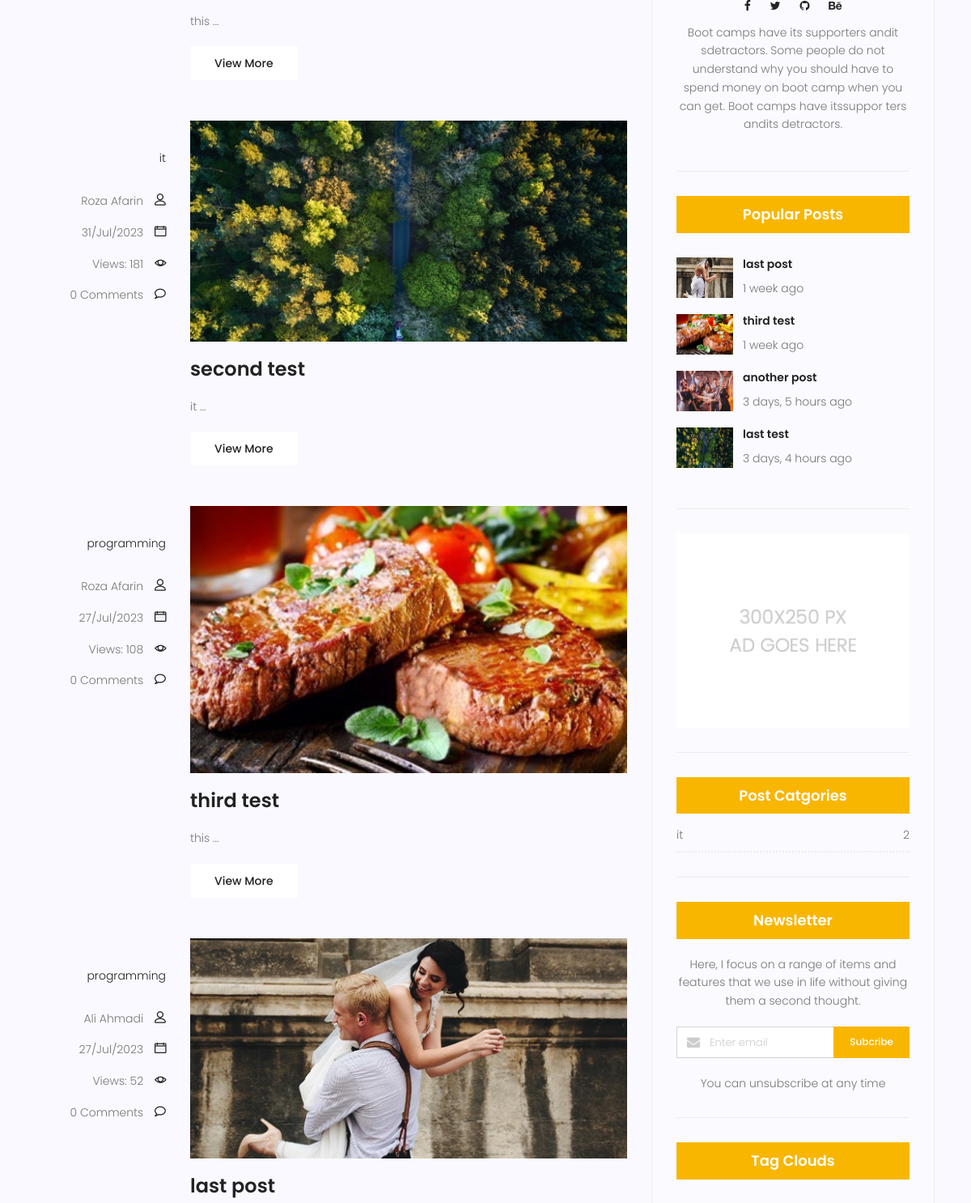
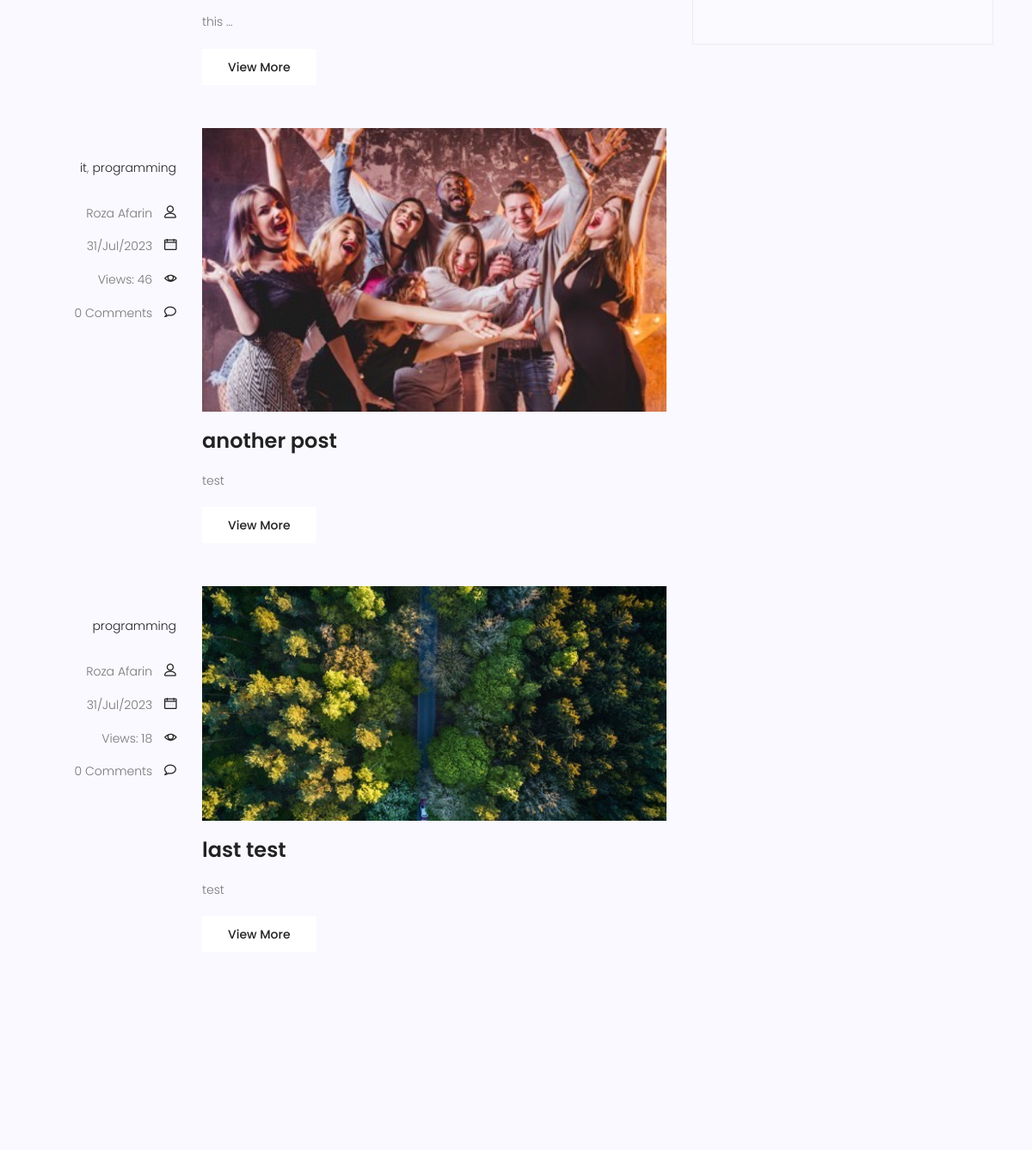
The app's page /blog/search/ (middle part), older data (2 pictures, top to bottom).
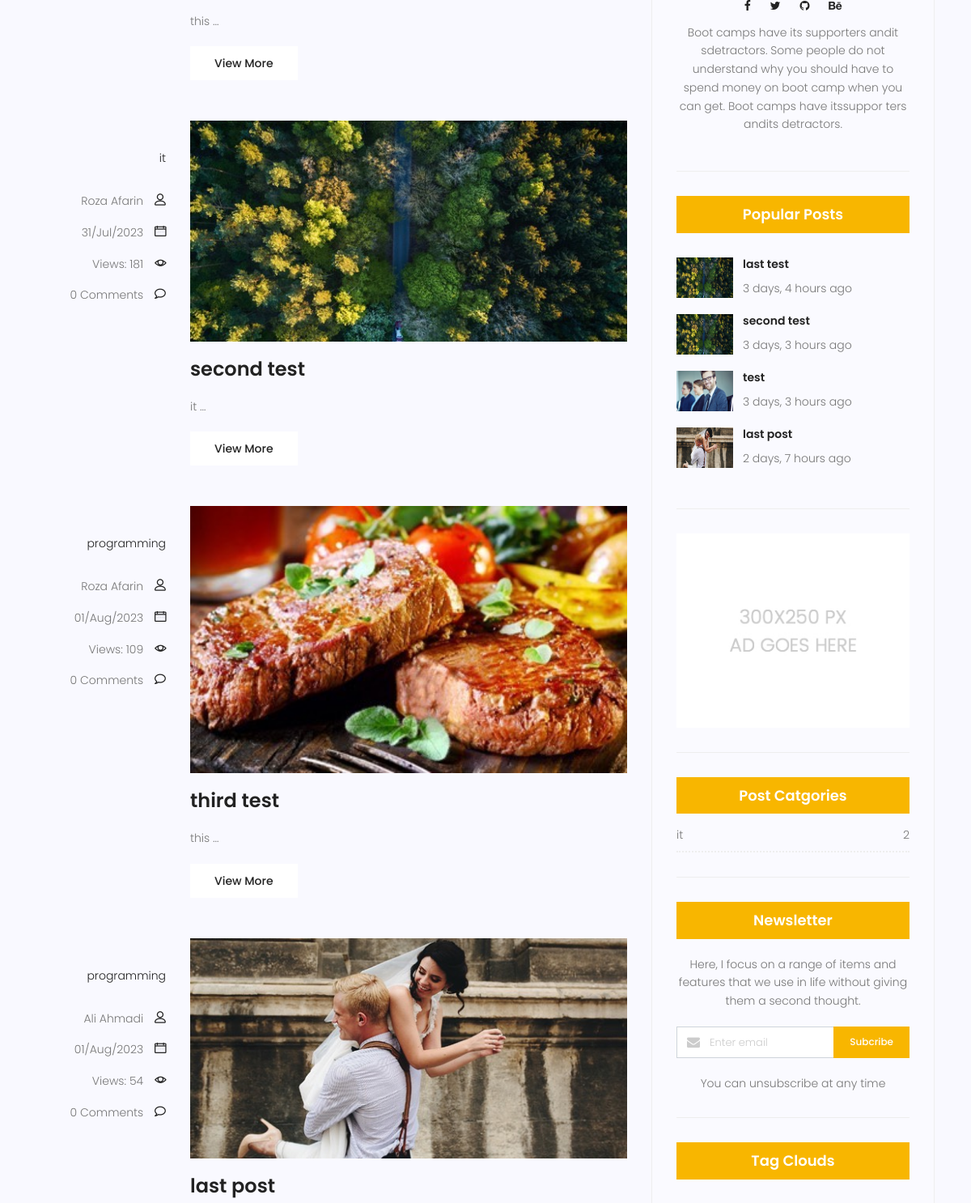
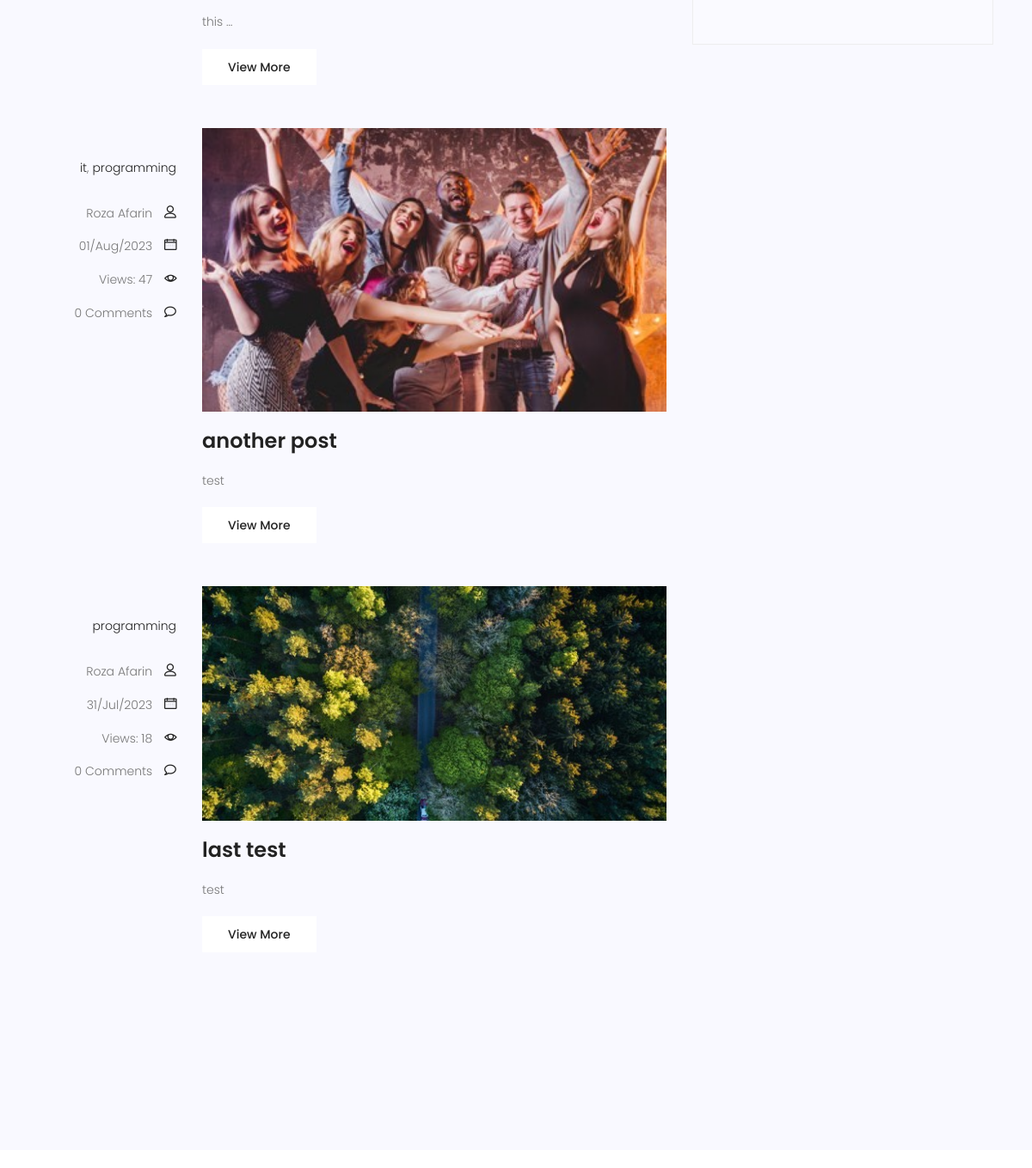
The same page, newer data (2 pictures, top to bottom).
### blog/models.py (models this page shows, shortened)
class post(models.Model):
    image = models.ImageField(upload_to='blog',default='blog/default.jpg')
    author = models.ForeignKey(User,on_delete=models.SET_NULL,null=True)
    title = models.CharField(max_length = 255)
    content = models.TextField()
    tags = TaggableManager()
    category = models.ManyToManyField(Category)
    conted_vies = models.IntegerField(default = 0)
    status = models.BooleanField(default = False)
    published_date = models.DateTimeField(auto_now = True)
    created_date = models.DateTimeField(auto_now_add = True)
    updated_date = models.DateTimeField(auto_now = True)
    hit_count_generic = GenericRelation(HitCount, object_id_field='object_pk',
    related_query_name='hit_count_generic_relation')
    '''
    def get_absolute_url(self):
        return reverse('blog:detail',kwargs={'pk':self.id})
    '''

class Category(models.Model) :
    name = models.CharField(max_length=255)
    def __str__(self):
        return self.name

### blog/views.py (the view)
# urls.py: path('search/',blog_search,name='search'),
def blog_search(request):
    posts = post.objects.filter(published_date__lte=timezone.now(),status = 1)
    if request.method=='GET':
        if s:= request.GET.get('s'):
            posts = posts.filter(content__contains=s)
    context = {'posts':posts}
    return render(request,'blog/blog-home.html',context)#template

### blog/templatetags/custom_tags.py (called while the page is built)
@register.simple_tag(name='comment_count')
def count_comments(pid):
    posts = post.objects.get(id=pid)
    return Comment.objects.filter(post=posts).count()

@register.inclusion_tag('blog/latest-posts.html')
def latestposts(arg=2):
    posts = post.objects.filter(status=1).order_by('published_date')[:arg]
    return {'posts':posts}

@register.inclusion_tag('blog/post-cat.html')
def postcategories():
    posts = post.objects.filter(status=1)
    categories = Category.objects.all()
    cat_dict = {}
    for cat in categories:
        cat_dict[cat] = posts.filter(category=cat).count()
        return {'cat':cat_dict}

### templates/blog/blog-home.html (shortened to what this page needs)
{% extends 'base.html'%}
{% load hitcount_tags %}
{% load static %}
{% block content%}
{% load custom_tags %}
<section class="post-content-area">
	<div class="container">
		<div class="row">
			<div class="col-lg-8 posts-list">
				{%for post in posts%}
				<div class="single-post row">
					<div class="col-lg-3  col-md-3 meta-details">
						<ul class="tags">
							{% for cat in post.category.all %}
								<li><a href="{% url 'blog:category' cat_name=cat.name %}">{{cat.name}}</a>{% if not forloop.last %},{% endif %}</li>
							{% endfor %}
						</ul>
						<div class="user-details row">
							<p class="user-name col-lg-12 col-md-12 col-6"><a href="{% url 'blog:author' author_username=post.author.username %}">{{post.author.get_full_name}}</a> <span
									class="lnr lnr-user"></span></p>
							<p class="date col-lg-12 col-md-12 col-6"><a href="#">{{post.published_date|date:'d/M/Y'}}</a> <span
									class="lnr lnr-calendar-full"></span></p>
							<p class="view col-lg-12 col-md-12 col-6"><a href="#">Views: {{post.conted_vies}}</a> <span
									class="lnr lnr-eye"></span></p>
							<p class="comments col-lg-12 col-md-12 col-6"><a href="#">{% comment_count post.id %} Comments</a> <span
									class="lnr lnr-bubble"></span></p>
						</div>
					</div>
					<div class="col-lg-9 col-md-9 ">
						<div class="feature-img">
							<img class="img-fluid" src="{{post.image.url}}" alt="">
						</div>
						<a class="posts-title" href="{% url 'blog:detail' pk=post.id %}">
							<h3>{{post.title}}</h3>
						</a>
						<p class="excert">
							{{post.content|truncatewords:1}}
						</p>
						<a href="{% url 'blog:detail' pk=post.id %}" class="primary-btn">View More</a>
					</div>
				</div>
                {% endfor %}
				<nav class="blog-pagination justify-content-center d-flex">
			</div>
			<div class="col-lg-4 sidebar-widgets">
				<div class="widget-wrap">
						{% include 'blog/blog-writer.html' %}
						{% latestposts 4 %}
					<div class="single-sidebar-widget ads-widget">
						<a href="#"><img class="img-fluid" src="{% static 'img/blog/ads-banner.jpg' %}" alt=""></a>
					</div>
					{% postcategories %}
					<div class="single-sidebar-widget newsletter-widget">
						<h4 class="newsletter-title">Newsletter</h4>
						<p>
							Here, I focus on a range of items and features that we use in life without
							giving them a second thought.
						</p>
						<div class="form-group d-flex flex-row">
							<div class="col-autos">
								<div class="input-group">
									<div class="input-group-prepend">
										<div class="input-group-text"><i class="fa fa-envelope" aria-hidden="true"></i>
										</div>
									</div>
									<input type="text" class="form-control" id="inlineFormInputGroup"
										placeholder="Enter email" onfocus="this.placeholder = ''"
										onblur="this.placeholder = 'Enter email'">
								</div>
							</div>
							<a href="#" class="bbtns">Subcribe</a>
						</div>
						<p class="text-bottom">
							You can unsubscribe at any time
						</p>
					</div>
					{% include 'blog/blog-tags.html' %}
				</div>
			</div>
		</div>
	</div>
</section>
{% endblock %}

### templates/blog/latest-posts.html
{% load static %}
{% load humanize %}
<div class="single-sidebar-widget popular-post-widget">
    <h4 class="popular-title">Popular Posts</h4>
    <div class="popular-post-list">
        {% for post in posts %}
        <div class="single-post-list d-flex flex-row align-items-center">
            <div class="thumb">
                <img class="img-fluid" src="{{post.image.url}}" alt="">
            </div>
            <div class="details">
                <a href="{% url 'blog:detail' pk=post.id %}">
                    <h6>{{ post.title}}</h6>
                </a>
                <p>{{post.published_date|naturaltime}}</p>
            </div>
        </div>
        {% endfor %}
    </div>
</div>

### templates/blog/post-cat.html
{% load static %}
<div class="single-sidebar-widget post-category-widget">
    <h4 class="category-title">Post Catgories</h4>
    <ul class="cat-list">
        {% for name,count in cat.items %}
        <li>
            <a href="{% url 'blog:category' cat_name=name %}" class="d-flex justify-content-between">
                <p>{{name}}</p>
                <p>{{count}}</p>
            </a>
        </li>
        {% endfor %}
    </ul>
</div>

Row changes from the older to the newer data that the page shows:
no longer on one of the page's lists (row edited): post: title "third test", published_date "1 week ago"
no longer on one of the page's lists (row edited): post: title "another post", published_date "3 days, 5 hours ago"
now on one of the page's lists (row unchanged): post: title "test", published_date "3 days, 3 hours ago"
now on one of the page's lists (row unchanged): post: title "second test", published_date "3 days, 3 hours ago"
changed post "third test": published_date "27/Jul/2023" → "01/Aug/2023"; conted_vies "108" → "109"
changed post "last post": published_date "27/Jul/2023" → "01/Aug/2023"; conted_vies "52" → "54"; published_date "1 week ago" → "2 days, 7 hours ago"
changed post "another post": published_date "31/Jul/2023" → "01/Aug/2023"; conted_vies "46" → "47"
shown differently, row unchanged: post "last test": moves up the list
